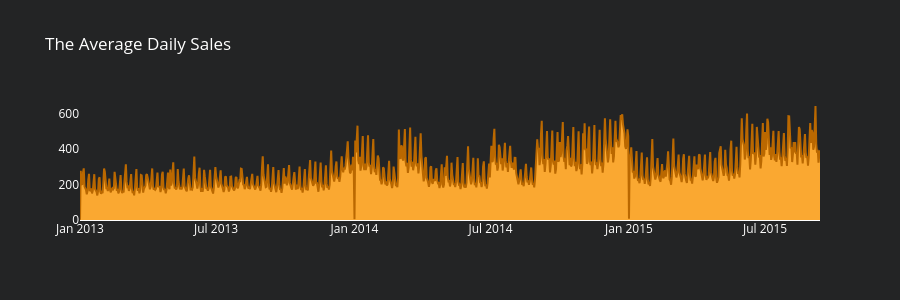

Notebook cell for this chart:
### Markdown cell above
### The Average Daily Sales

### Code cell
df_day_sa = df_train1.groupby('date').agg({"sales" : "mean"}).reset_index()
fig6 = go.Figure(data=[go.Scatter(x=df_day_sa['date'], y=df_day_sa['sales'], fill='tozeroy', fillcolor='#FAA831', line_color='#bA6800'                                 )])
fig6.update_layout(title_text='The Average Daily Sales',height=300,paper_bgcolor='#232425',plot_bgcolor='#232425',
                font=dict(
                size=12,
                color='white'))
fig6.update_xaxes(showgrid=False)
fig6.update_yaxes(showgrid=False)

### Figure 1 — Plotly figure (JSON) as saved in the notebook; plotly's stock layout.template omitted (floating-point values rounded to 4 significant figures; data arrays with more than 128 entries replaced by an {"elided": "..."} marker saying what was removed)
{"data": [{"fill": "tozeroy", "fillcolor": "#FAA831", "line": {"color": "#bA6800"}, "x": {"elided": "983 str values"}, "y": {"elided": "983 float values"}, "type": "scatter"}], "layout": {"title": {"text": "The Average Daily Sales"}, "font": {"size": 12, "color": "white"}, "height": 300, "paper_bgcolor": "#232425", "plot_bgcolor": "#232425", "xaxis": {"showgrid": false}, "yaxis": {"showgrid": false}}}
